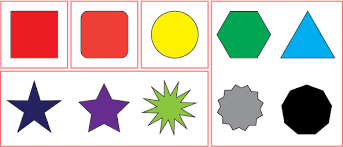
#> input picture circle2.png, 343 x 147 px
$ python 12-3.py
#> lines starting #> are read from the running program, lines starting #| are printed output that depends on the picture
import numpy as np
import cv2 as cv

img_gray = cv.imread('circle2.png', cv.IMREAD_GRAYSCALE)
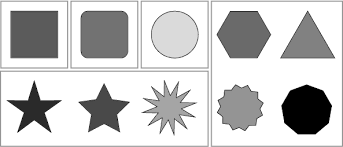
#> img_gray: shape (147, 343); min 0, max 255, mean 202.3
img_gray = cv.medianBlur(img_gray, 5)
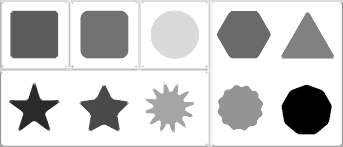
#> img_gray: shape (147, 343); min 0, max 255, mean 205.1

img_color = cv.cvtColor(img_gray, cv.COLOR_GRAY2BGR)

circles = cv.HoughCircles(img_gray, cv.HOUGH_GRADIENT,1,20,param1=70,param2=50, minRadius=0, maxRadius=0)
#> circles = [[174.5, 34.5, 23.5]]

circles = np.uint16(np.around(circles))
#> circles = [[174, 34, 24]]

for c in circles[0,:]:
    center = (c[0], c[1])
    radius = c[2]


    cv.circle(img_color, center, radius, (0,255, 0), 2)

    cv.circle(img_color, center, 2, (0,0,255),3)
#> this loop made 1 pass
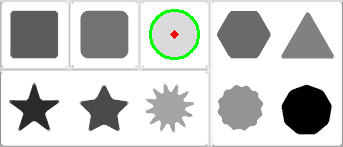
#> img_color: shape (147, 343, 3); mean B, G, R 202.7, 205.1, 202.9


cv.imshow('detected circles', img_color)
cv.waitKey(0)
cv.destroyAllWindows()
